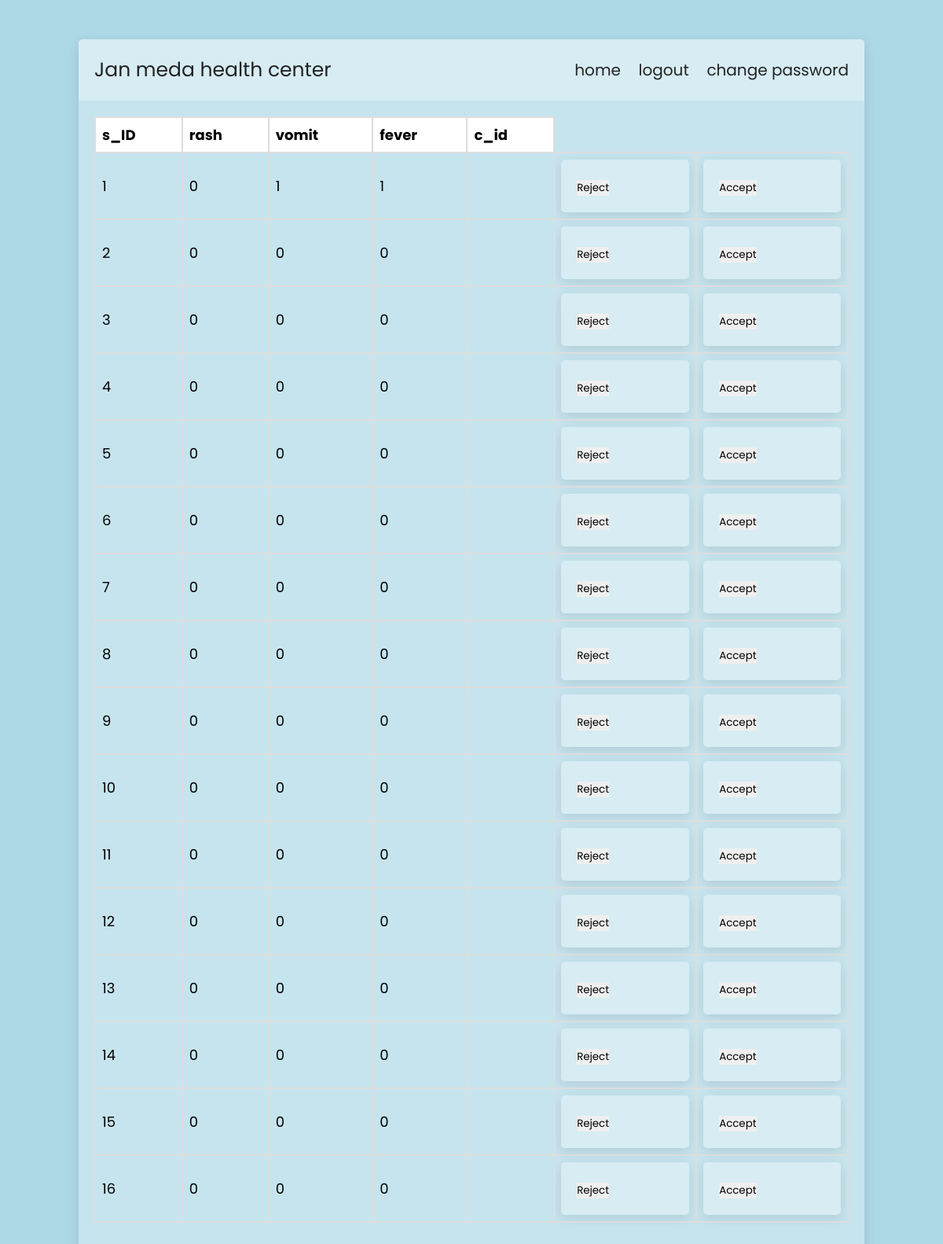
The app's page /seeallergyreport.php with its own data.
### tables this page shows
CREATE TABLE `symptom` (
  `c_id` int(11) DEFAULT NULL,
  `rash` tinyint(1) DEFAULT NULL,
  `vomit` tinyint(1) DEFAULT NULL,
  `fever` tinyint(1) DEFAULT NULL,
  `s_id` int(11) NOT NULL,
  `date` date DEFAULT NULL
);

### seeallergyreport.php (the view, shortened to what this page needs)
<!DOCTYPE html>
<html lang="en">
<head>
   <link rel="stylesheet" href="https://cdnjs.cloudflare.com/ajax/libs/font-awesome/5.15.4/css/all.min.css">
   <link rel="stylesheet" href="https://unpkg.com/swiper@7/swiper-bundle.min.css" />
   <link rel="stylesheet" href="css/style.css">
</head>
<body style="background-image:none; background-color:lightblue">
   <div class="container">
      <?php @include 'header.php'; ?>
      <section class="contact">
         <fieldset style="width: 10;">
            <?php
            $host = "localhost";
            $username = "root";
            $password = "";
            $dbname = "vaccination_db";
            try {
               $conn = new PDO("mysql:host=$host;dbname=$dbname", $username, $password);
               $conn->setAttribute(PDO::ATTR_ERRMODE, PDO::ERRMODE_EXCEPTION);
               $stmt = $conn->query("SELECT * FROM symptom");
               echo "<table>";
               echo "<tr><th>s_ID</th><th>rash</th><th>vomit</th><th>fever</th><th>c_id</th></tr>";
               while ($row = $stmt->fetch()) {
                  echo "<tr id='row_" . $row["s_id"] . "'>";
                  echo "<td>" . $row["s_id"] . "</td>";
                  echo "<td>" . $row["rash"] . "</td>";
                  echo "<td>" . $row["vomit"] . "</td>";
                  echo "<td>" . $row["fever"] . "</td>";
                  echo "<td>" . $row["c_id"] . "</td>";
                  echo "<td>
                           <form method='POST' action=''>
                              <input type='hidden' name='reject' value='" . $row["s_id"] . "'>
                              <button type='submit'>Reject</button>
                           </form>
                        </td>";
                  echo "<td>
                           <form method='POST' action=''>
                              <input type='hidden' name='accept' value='" . $row["s_id"] . "'>
                              <button type='submit'>Accept</button>
                           </form>
                        </td>";
                  echo "</tr>";
               }
               echo "</table>";
            } catch (PDOException $e) {
               echo "Error: " . $e->getMessage();
            }
            ?>
         </fieldset>
      </section>
   </div>
</body>
</html>

### header.php (shortened to what this page needs)
<section class="header">
   <a href="home.php" class="logo"> Jan meda health center</a>
   <nav class="navbar">
      <a href="home.php">home</a>
      <a href="logout.php">logout</a>
      <a href="changepassword.php">change password</a>
   </nav>
</section>

### css/Style.css (style rules this page uses)
:root { --blue:#3579c7; --white:#fff; --black:#222; --transparent-white:rgba(255,255,255,.3); --border:.2rem solid var(--black); --box-shadow:0 .5rem 1.5rem rgba(0,0,0,.1); }
* { font-family: 'Poppins', sans-serif; margin:0; padding:0; box-sizing: border-box; outline: none; border:none; text-decoration: none; }
html { font-size: 62.5%; overflow-x: hidden; }
.container { border-radius: .5rem; overflow: hidden; background: var(--transparent-white); max-width: 1200px; margin:10rem auto; box-shadow: var(--box-shadow); }
section { padding:2rem; }
.header { position: relative; z-index: 1000; background: var(--transparent-white); display: flex; align-items: center; justify-content: space-between; }
.header .logo { font-size: 2.5rem; color:var(--black); }
.header .navbar a { font-size: 2rem; margin-left: 2rem; color:var(--black); }
.contact form { padding:2rem; box-shadow: var(--box-shadow); border-radius: .5rem; background: var(--transparent-white); }
@media (max-width:1200px) { .container { margin:5rem 10rem; } }

### seeallergyreport.php (style rules this page uses)
table { border-collapse: collapse; width: 100%; margin-bottom: 20px; }
th, td { text-align: left; padding: 8px; border: 2px solid #ddd; font-size: 18px; }
th { background-color: white; }

### records on screen
symptom: s_id "1", rash "0", vomit "1", fever "1"
symptom: s_id "2", rash "0", vomit "0", fever "0"
symptom: s_id "3", rash "0", vomit "0", fever "0"
symptom: s_id "4", rash "0", vomit "0", fever "0"
symptom: s_id "5", rash "0", vomit "0", fever "0"
symptom: s_id "6", rash "0", vomit "0", fever "0"
symptom: s_id "7", rash "0", vomit "0", fever "0"
symptom: s_id "8", rash "0", vomit "0", fever "0"
symptom: s_id "9", rash "0", vomit "0", fever "0"
symptom: s_id "10", rash "0", vomit "0", fever "0"
symptom: s_id "11", rash "0", vomit "0", fever "0"
symptom: s_id "12", rash "0", vomit "0", fever "0"
symptom: s_id "13", rash "0", vomit "0", fever "0"
symptom: s_id "14", rash "0", vomit "0", fever "0"
symptom: s_id "15", rash "0", vomit "0", fever "0"
symptom: s_id "16", rash "0", vomit "0", fever "0"
